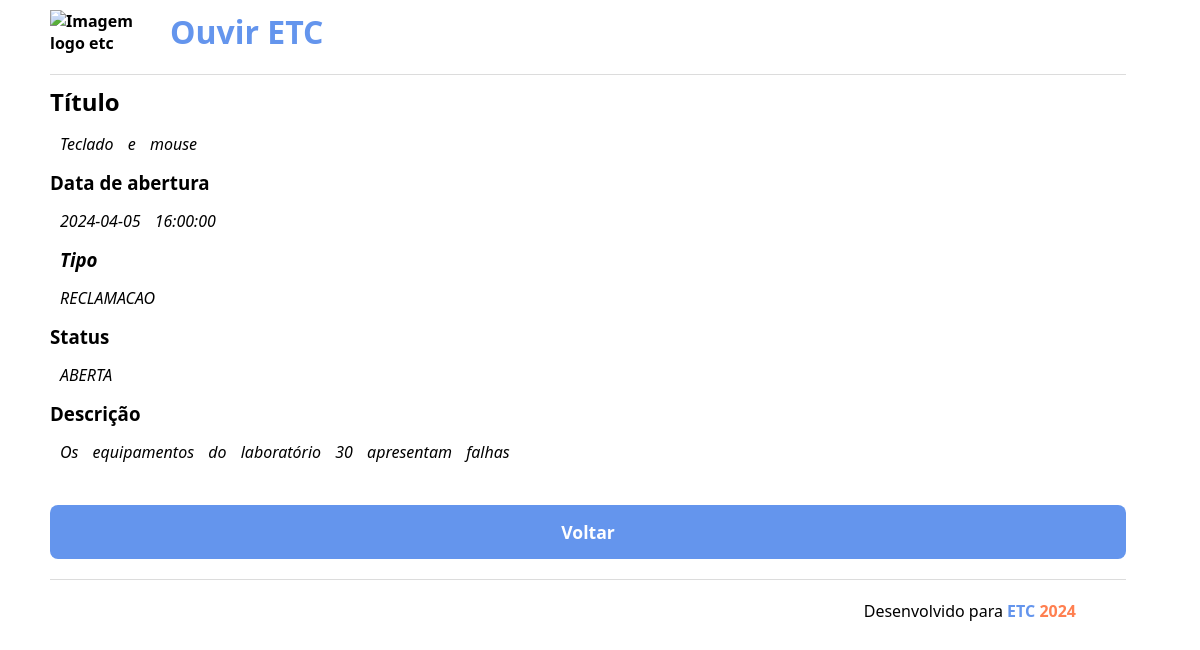
The app's page /fontes/relatos-detalhes.php?id=10004, older data.
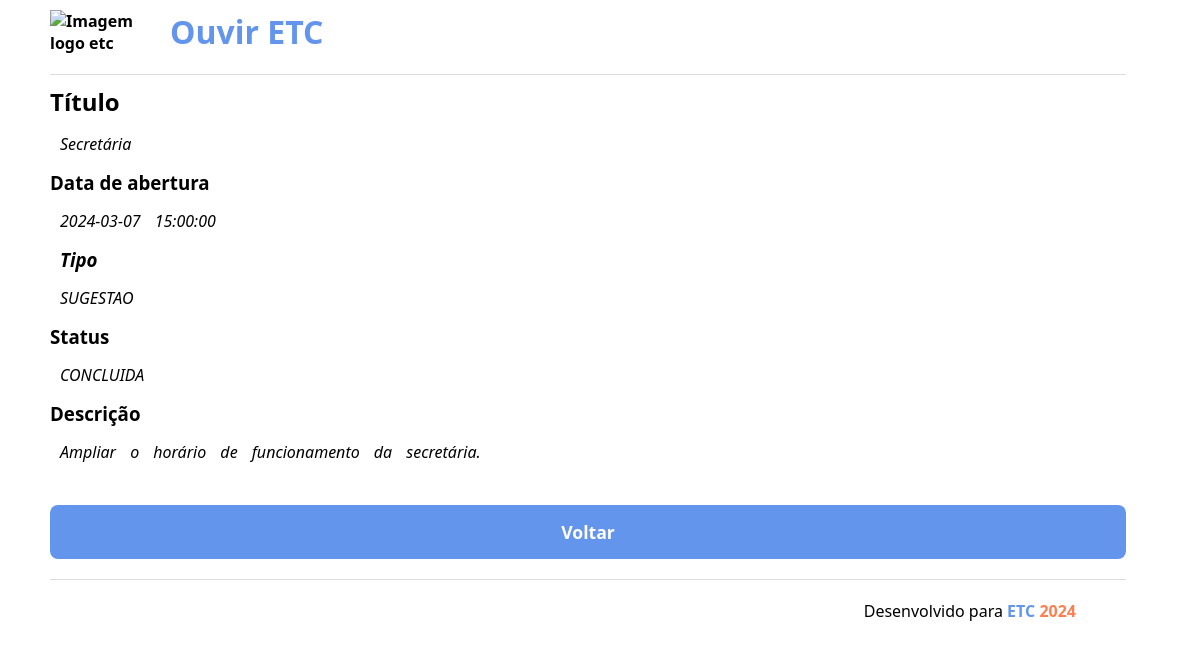
The same page, newer data.
### tables this page shows
CREATE TABLE relatos (
id int PRIMARY KEY not null,
    dataabertura datetime not null,
    dataconclusao datetime null,
    titulo varchar(100) not null,
    descricao text,
    tipo ENUM('SUGESTAO', 'ELOGIO', 'RECLAMACAO') NOT NULL DEFAULT('RECLAMACAO'),
    status ENUM('ABERTA', 'CANCELADA', 'CONCLUIDA', 'PENDENTE') NOT NULL DEFAULT('ABERTA'),
    anexo varchar(255) null,
usuarioid int null,
    FOREIGN KEY (usuarioid) REFERENCES usuarios(id)
);

### fontes/relatos-detalhes.php (the view, shortened to what this page needs)
<?php
$id = $_GET['id'] ?? 0;
$dsn = 'mysql:host=localhost;dbname=ouvir_etc_db;charset=utf8;';
$conn = new PDO($dsn, 'root', '');
$query = "SELECT * FROM ouvir_etc_db.relatos WHERE id = :id;";
$stmt = $conn->prepare($query);
$stmt->bindValue(':id', $id);
$stmt->execute();
$relato = $stmt->fetch(PDO::FETCH_BOTH);
?>
<!DOCTYPE html>
<html lang="pt-br">
<head>
    <link rel="stylesheet" href="assets/css/style.css">
</head>
<body>
    <header>
        <a href="index.php">
            <img src="assets/img/logoetc.png" alt="Imagem logo etc">
            <h1>Ouvir <span>ETC</span></h1>
        </a>
    </header>
    <main>
        <section class="dados">
            <h2>Título</h2>
            <p class="texto"><?= $relato['titulo']; ?></p>
            <h3>Data de abertura</h3>
            <p class="texto"><?= $relato['dataabertura']; ?></p>
            <h3 class="texto">Tipo</h3>
            <p class="texto"><?= $relato['tipo']; ?></p>
            <h3>Status</h3>
            <p class="texto"><?= $relato['status']; ?></p>
            <h3>Descrição</h3>
            <p class="texto"><?= $relato['descricao']; ?></p>
            <br>
            <a href="relatos.php" class="btn">Voltar</a>
        </section>
    </main>
    <footer>
        <p>Desenvolvido para <span class="footer-etc">ETC</span> <span class="footer-ano"> 2024</span></p>
    </footer>
</body>
</html>

Row changes from the older to the newer data that the page shows:
changed relatos: titulo "Teclado e mouse" → "Secretária"; dataabertura "2024-04-05 16:00:00" → "2024-03-07 15:00:00"; tipo "RECLAMACAO" → "SUGESTAO"; status "ABERTA" → "CONCLUIDA"; descricao "Os equipamentos do laboratório 30 apresentam falhas" → "Ampliar o horário de funcionamento da secretária."
